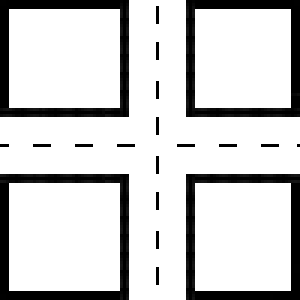
#> input picture policy_gui/lib/Untitled Folder/testmap.png, 100 x 100 px (shown 3 times larger); the run also reads 1 picture not shown here
$ python final.py   (older library calls are emulated)
#> lines starting #> are read from the running program, lines starting #| are printed output that depends on the picture
import cv2
import numpy as np
from skimage.measure import compare_ssim as ssim

x0 = cv2.imread("testmap.png")
#> x0 is the input picture: shape (100, 100, 3); min 0, max 255, mean 207.7

x1 = cv2.imread("parking.png")
x2 = cv2.imread("tleft.png")
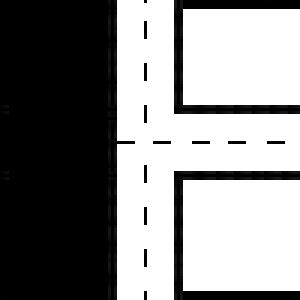
#> input picture policy_gui/lib/Untitled Folder/tleft.png, 100 x 100 px (shown 3 times larger)
#> x2 is the input picture: shape (100, 100, 3); min 0, max 255, mean 136.4
x3 = cv2.imread("tright.png")
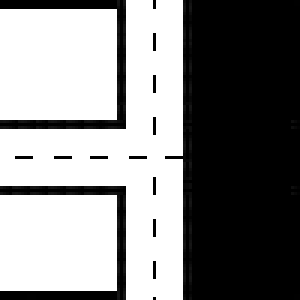
#> input picture policy_gui/lib/Untitled Folder/tright.png, 100 x 100 px (shown 3 times larger)
#> x3 is the input picture: shape (100, 100, 3); min 0, max 255, mean 136.4
x4 = cv2.imread("tnormal.png")
x5 = cv2.imread("x.png")

#> (the run stopped early here; a loop or call above may not have finished)
